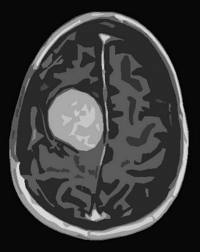
%> input picture dip/br_tumor1.jpg, 200 x 252 px
$ octave tumor_segmentation.m   (GNU Octave 9; MATLAB toolbox functions it lacks are replaced by stand-ins)
%> lines starting %> are read from the running program, lines starting %| are printed output that depends on the picture; in (x1, y1, x2, y2) boxes, pixels count from 0 and x2, y2 are one past the last pixel; in counts of white or black regions, pixels touching at a corner belong together; the program's own positions count from 1
name = input('Provide an image name:  ', 's');
%> the answer given: br_tumor1.jpg
[name2 format] = strread(name, '%s %s', 'delimiter','.');
a=imread(name,format{1}); %reading image
%> a is the input picture: size 252x200x3 uint8; min 0, max 237, mean 57.8
a1 = imresize(a, [300 300]);
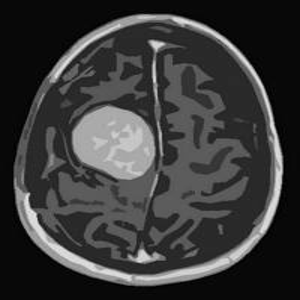
%> a1: size 300x300x3 uint8; min 0, max 235, mean 57.8
b = rgb2gray(a1); %to grayscale
subplot(2,4,1);
imshow(b)%initial image 2 grayscale

true=0;
 while(true~=1)
	thresholdValue = input('Please define threshold (proposed is 150): ');
	c = b > thresholdValue;
	subplot(2,4,2);
	imshow(c)
	true = input('Do you want to continue (0/1): ');
 end
%> this loop made 1 pass; the answer given on pass 1: 100
%> pass 1, `c = b > thresholdValue;`:
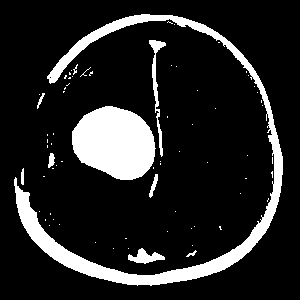
%> c: size 300x300 logical; 14.4% white; 72 white regions (62 under 20 px), largest, box (x1, y1, x2, y2) and area: (14, 14, 283, 286) 7125, (72, 106, 156, 180) 4662, (149, 40, 166, 157) 456

true=0;
 while(true~=1)
	min_obj = input('Please define the minimum object size (proposed is 150 pixels): ');
	d=bwareaopen(c, min_obj);
	subplot(2,4,3);
	imshow(d)
	true = input('Do you want to continue (0/1): ');
 end


e = imfill(d,'holes'); %better filtering
%> e: size 300x300 logical; 14.4% white; 26 white regions (16 under 20 px), largest, box (x1, y1, x2, y2) and area: (14, 14, 283, 286) 7126, (72, 106, 156, 180) 4662, (149, 40, 166, 157) 456
subplot(2,4,4);
imshow(e);

L = bwlabel(e);% object measurements; each object has to have an index as a value
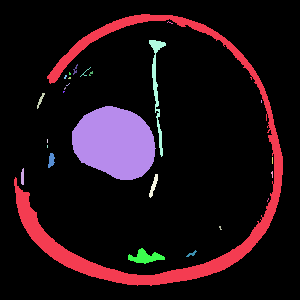
%> L: size 300x300 double; 27 distinct labels, from 0 to 26; one colour per label, 0 black
subplot(2,4,5);
imshow(L,[]);
index = input('Using Data Cursor, please select a specific object (from the last image) and provide index: ');
%> the answer given: 1
for i=1:300
  for j=1:300
    if L(i,j)~=index
	  L(i,j)=0;%assigning zero value to not needed shapes
	end
  end
end
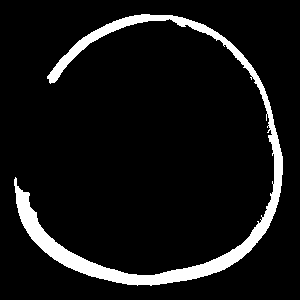
%> L: size 300x300 double; values 0 (black) and 1 (white), 7.9% white; 1 white region, box (x1, y1, x2, y2) and area: (14, 14, 283, 286) 7126
subplot(2,4,6);
imshow(L,[]);
%the required shape is located to L matrix - each pixel of it, has an index value!
count=0;
for i=1:300
  for j=1:300
    if L(i,j)==index
	  count=count+1;
	end
  end
end
%> after the loop, count = 7126
giro_giro = edge(L);
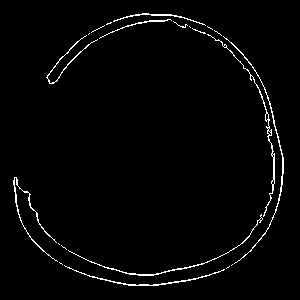
%> giro_giro: size 300x300 logical; 2.2% white in thin lines or dots, all inside (x1, y1, x2, y2) = (13, 13, 284, 286)
fprintf('Tumor size in pixels: %i \n', count);
%| Tumor size in pixels: 7126

%giving a little bit of thickness to the frame
for i=1:300
  for j=1:300
    if giro_giro(i,j)==1
	  b(i,j)=1;
	  b(i+1,j)=1;
	end
  end
end
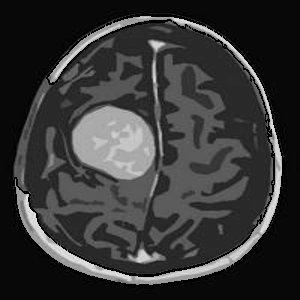
%> b: size 300x300 uint8; min 0, max 235, mean 54.5
subplot(2,4,7);
imshow(b);
